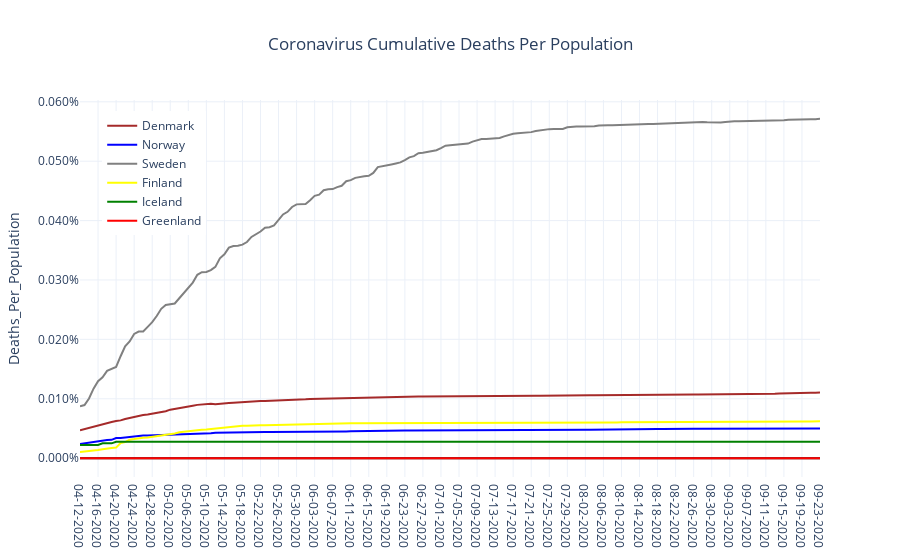

The code cell stored with this chart in its notebook:
### Code cell
data = []
for mycountry in countries_list:
    data.append(go.Scatter(x=country_df[country_df['Country_Region']==mycountry]['Date'],
                               y=country_df[country_df['Country_Region']==mycountry]['Deaths_Per_Population'],
                               name = rename_dict[mycountry],
                               line = {'color':colors_dict[mycountry]}))
layout = go.Layout(
                showlegend = True,
                legend= dict(x=0.03,y=0.97),
                title='Coronavirus Cumulative Deaths Per Population',
                title_x= 0.5,
                yaxis={'title':'Deaths_Per_Population',
                       'tickformat':'.3%',
                       'zeroline':True,'zerolinecolor':'#000000','zerolinewidth':2.0},
                template='plotly_white')
fig = go.Figure(data=data,layout=layout)
fig.show()
myfilename = r'C:\__YOUTUBE__\__POLITICS__\Coronavirus\outputdata\1-CV_Cum_Deaths_Per_Population.png'
fig.write_image(myfilename,width = 852,height = 480, scale = 2.0)
print('Static Image:')
Image(filename=myfilename)

### Figure 1 — Plotly figure (JSON) as saved in the notebook; plotly's stock layout.template omitted (floating-point values rounded to 4 significant figures; data arrays with more than 128 entries replaced by an {"elided": "..."} marker saying what was removed)
{"data": [{"line": {"color": "brown"}, "name": "Denmark", "type": "scatter", "x": {"elided": "165 str values"}, "y": {"elided": "165 float values"}}, {"line": {"color": "blue"}, "name": "Norway", "type": "scatter", "x": {"elided": "165 str values"}, "y": {"elided": "165 float values"}}, {"line": {"color": "grey"}, "name": "Sweden", "type": "scatter", "x": {"elided": "165 str values"}, "y": {"elided": "165 float values"}}, {"line": {"color": "yellow"}, "name": "Finland", "type": "scatter", "x": {"elided": "165 str values"}, "y": {"elided": "165 float values"}}, {"line": {"color": "green"}, "name": "Iceland", "type": "scatter", "x": {"elided": "165 str values"}, "y": {"elided": "165 float values"}}, {"line": {"color": "red"}, "name": "Greenland", "type": "scatter", "x": {"elided": "165 str values"}, "y": {"elided": "165 int values"}}], "layout": {"legend": {"x": 0.03, "y": 0.97}, "showlegend": true, "title": {"text": "Coronavirus Cumulative Deaths Per Population", "x": 0.5}, "yaxis": {"tickformat": ".3%", "title": {"text": "Deaths_Per_Population"}, "zeroline": true, "zerolinecolor": "#000000", "zerolinewidth": 2}}}
